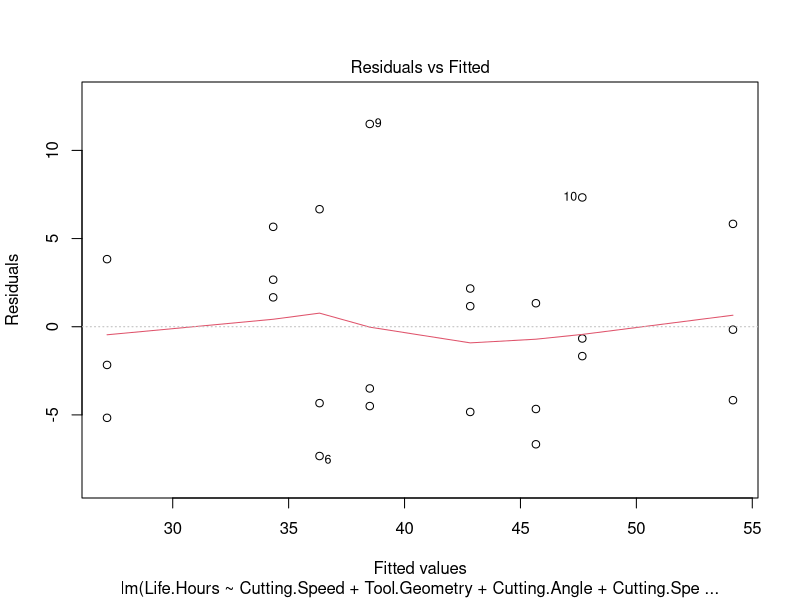
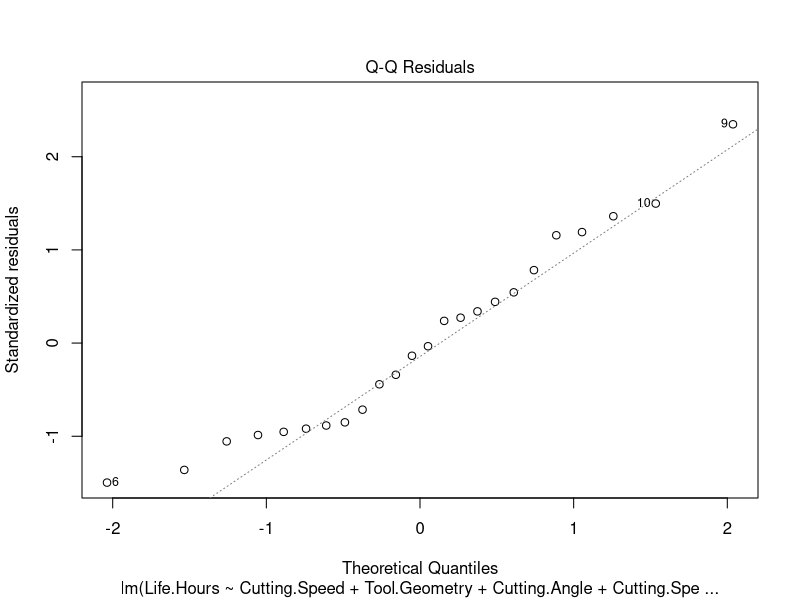
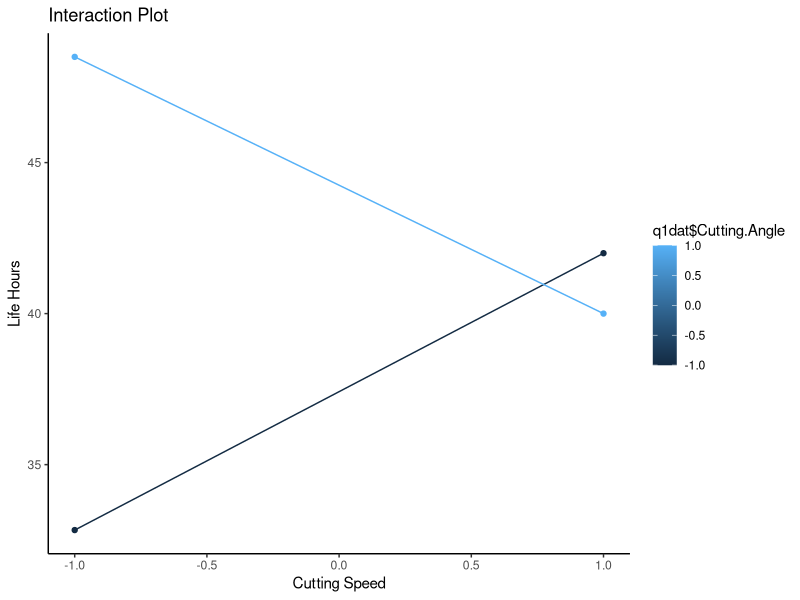
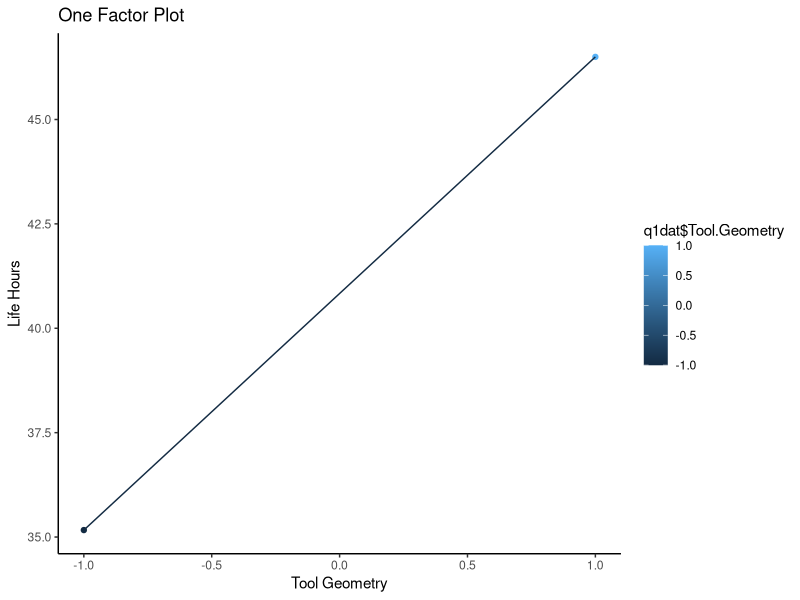
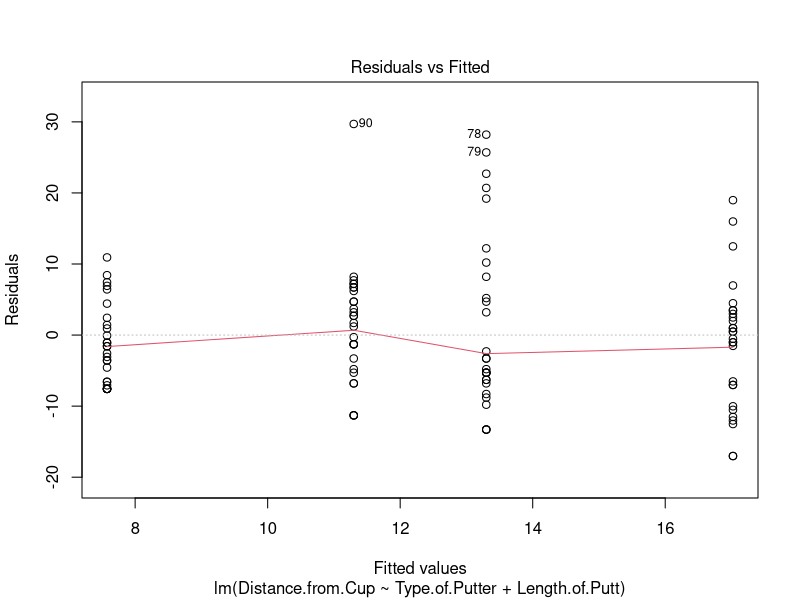
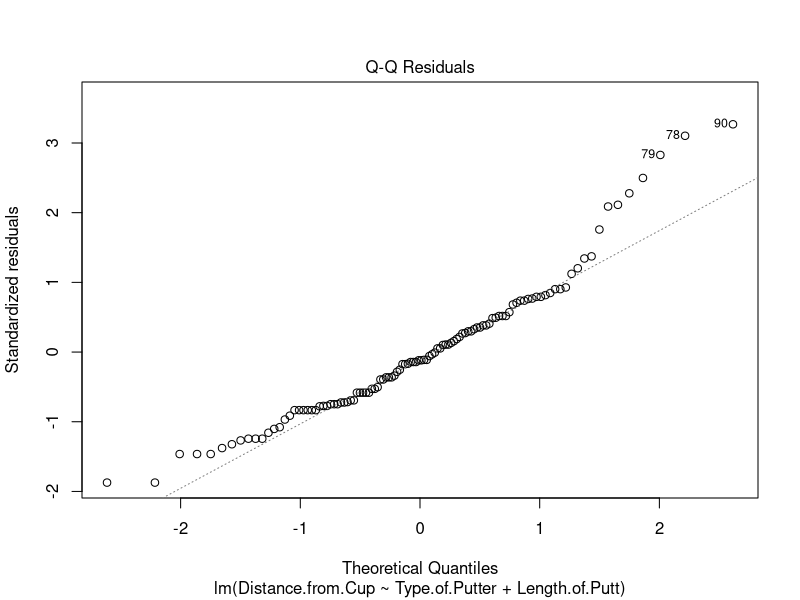
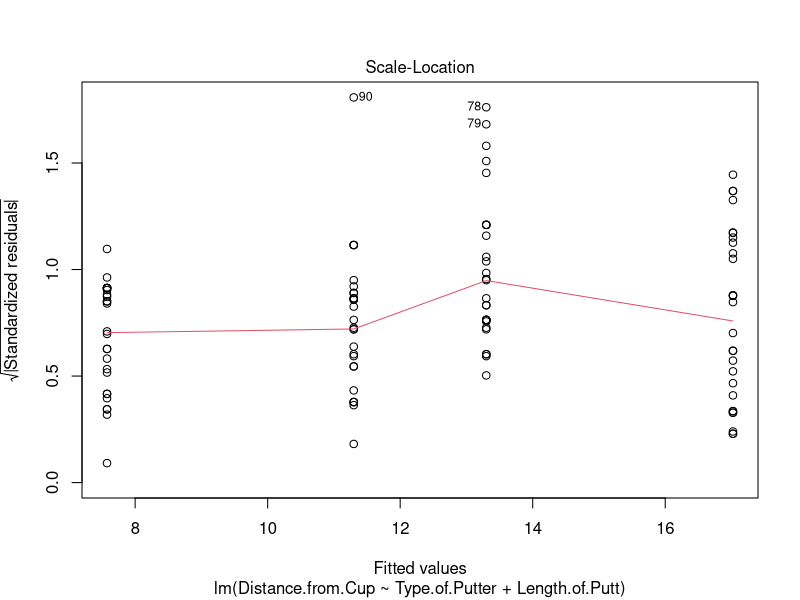
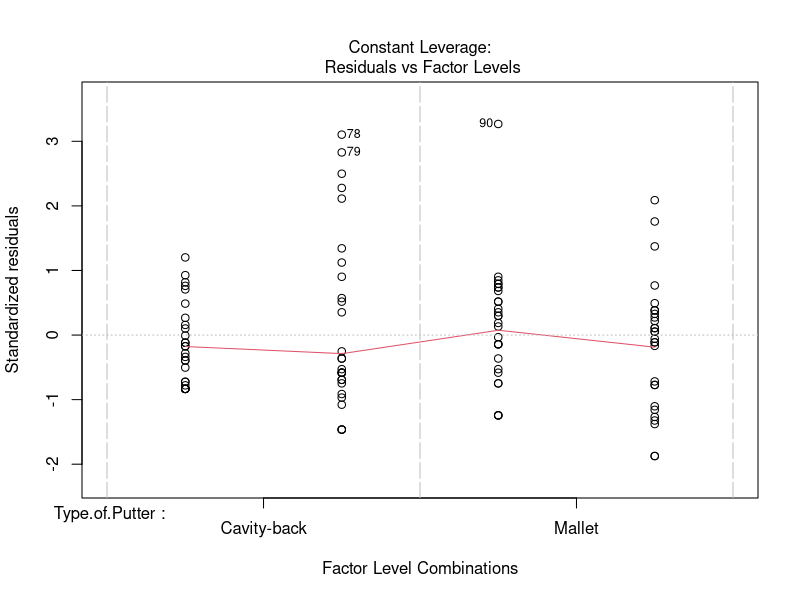

Write R code to recreate these figures, in order.
## ---- chunk 1
knitr::opts_chunk$set(echo = TRUE)
library(ggplot2)
library(lme4)
## ---- chunk 2
q1dat <- read.csv("HW4 Question 6-1 Su C 2023.csv")
head(q1dat)
## ---- chunk 3
lm1 <- lm(Life.Hours ~ Cutting.Speed * Tool.Geometry * Cutting.Angle, data = q1dat)
summary(lm1)
## ---- chunk 4
anova(lm1)
## ---- chunk 5
q1lm <- lm(Life.Hours ~ Cutting.Speed + Tool.Geometry + Cutting.Angle + Cutting.Speed:Cutting.Angle, data = q1dat)
summary(q1lm)
## ---- chunk 6
plot(q1lm, which = c(1, 2))
## ---- chunk 7
ggplot() + aes(x = q1dat$Cutting.Speed, color = q1dat$Cutting.Angle,
               group = q1dat$Cutting.Angle, y = q1dat$Life.Hours) +
  stat_summary(fun = mean, geom = "point") +
  stat_summary(fun = mean, geom = "line") +
  labs(title = "Interaction Plot", x = "Cutting Speed", y = "Life Hours") + 
  theme_classic()
## ---- chunk 8
ggplot() + aes(x = q1dat$Tool.Geometry, color = q1dat$Tool.Geometry,
              y = q1dat$Life.Hours) +
  stat_summary(fun = mean, geom = "point") +
  stat_summary(fun = mean, geom = "line") +
  labs(title = "One Factor Plot", x = "Tool Geometry", y = "Life Hours") + 
  theme_classic()
## ---- chunk 9
q2dat <- read.csv("HW4 Question 6-21 Su C 2023.csv")
q2dat$Length.of.Putt <- as.factor(q2dat$Length.of.Putt)
q2dat$Type.of.Putter <- as.factor(q2dat$Type.of.Putter)
q2dat$Break.of.Putt <- as.factor(q2dat$Break.of.Putt)
q2dat$Slope.of.Putt <- as.factor(q2dat$Slope.of.Putt)
head(q2dat)
## ---- chunk 10
lm2 <- lm(Distance.from.Cup ~ Length.of.Putt * Type.of.Putter * Break.of.Putt * Slope.of.Putt, data = q2dat)
summary(lm2)
summary(aov(lm2))
## ---- chunk 11
plot(lm(Distance.from.Cup ~ Type.of.Putter + Length.of.Putt, data = q2dat))
## ---- chunk 12
q3dat <- read.csv("HW4 Question 15-21 Su C 2023.csv")
q3dat$Judge <- as.factor(q3dat$Judge)
q3dat$Wine <- as.factor(q3dat$Wine)
head(q3dat)
## ---- chunk 13
lm3 <- lm(Wine.Quality ~ Judge + Wine, data = q3dat)
plot(lm3)
summary(aov(lm3))
## ---- chunk 14
q4dat <- read.csv("HW4 Question 3-54 Su C 2023.csv")
q4dat$Loom <- as.factor(q4dat$Loom)
head(q4dat)
aggregate(q4dat$Output ~ q4dat$Loom, FUN = mean)
## ---- chunk 15
TukeyHSD(aov(q4dat$Output ~ q4dat$Loom), conf.level = 0.95)
## ---- chunk 16
lm4 <- lm(Output ~ Loom, data = q4dat)
summary(aov(lm4))
(0.0854 - 0.0148)/5
## ---- chunk 17
icc <- 0.0854 / (0.0854 + 0.0148)
icc
## ---- chunk 18
plot(lm4)
## ---- chunk 19
lm4_f <- lmer(Output ~ (1|Loom), data = q4dat)
summary(lm4_f)
## ---- chunk 20
logLik(lm4)
logLik(lm4_f)
2*(19.97993 - 11.38814)
1 - pchisq(17.18358, 3)
